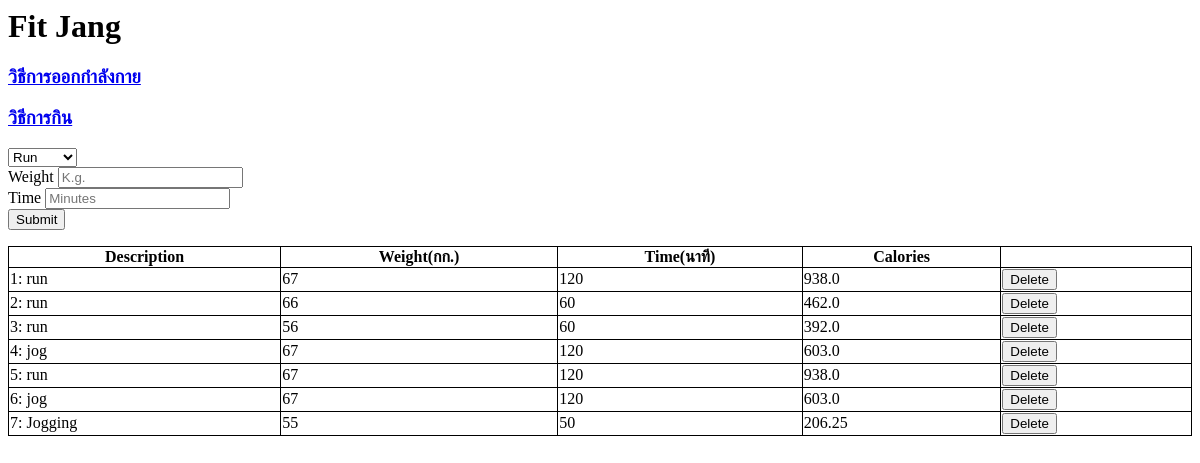
/, run on an earlier commit of the app's database.
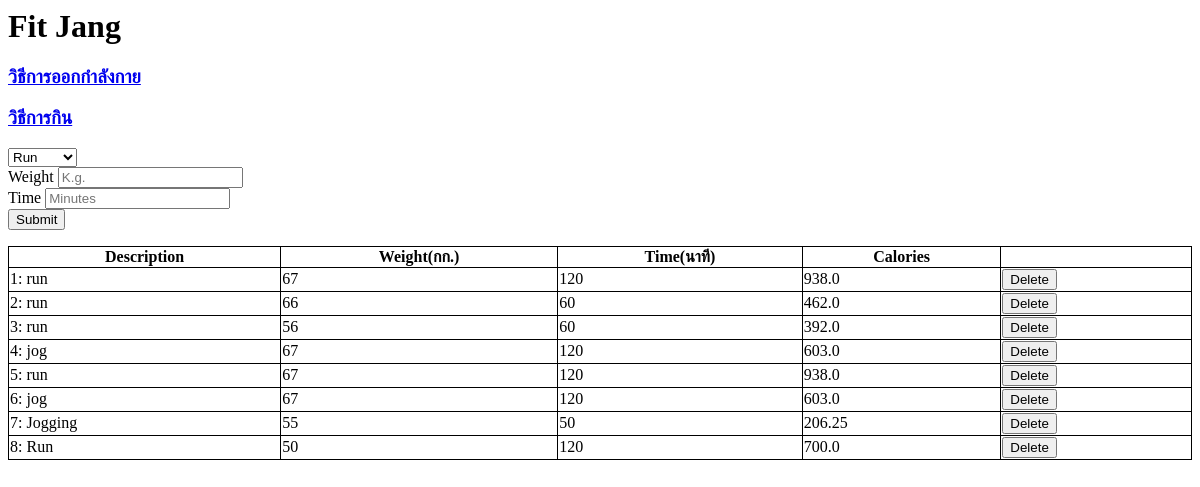
And on a later commit of the database.
### fitjang/models.py (models this page shows)
class Activity(models.Model):
    activity_text = models.TextField(default='')
    weight_data = models.PositiveIntegerField(default=0)
    amount_of_time = models.PositiveIntegerField(default=0)
    calories = models.FloatField(default=0)

### fitjang/views.py (the view)
# urls.py: path('', views.homepage, name='homepage'),
def homepage(request):
    items = Activity.objects.all()
    return render(request, 'homepage.html', {'items': items})

### fitjang/templates/homepage.html (shortened to what this page needs)
<html>
  <head>
  </head>
  <body>
    <h1>Fit Jang</h1>
    <h3><a href="/exercise">วิธีการออกกำลังกาย</a></h3>
    <h3><a href="/food">วิธีการกิน</a></h3>
    <form method="POST" action="addActivity">
    <select name="item_activity" id="id_of_select">
       <option value="Run">Run</option>
    </select>
    <br>
    Weight <input name="val_weight" id="id_weight" placeholder="K.g." />
    <br>
    Time <input name="val_time" id="id_time" placeholder="Minutes" />
    <br>
    <input id="id_sub" type="submit" value="Submit">
    </form>
    <table id="id_list_table" style="width:100%">
       <tr>
          <th>Description</th>
          <th>Weight(กก.)</th>
          <th>Time(นาที)</th>
          <th>Calories</th>
       </tr>
       {% for item in items %}
       <tr>
         <td>{{ forloop.counter }}: {{ item.activity_text }}</td>
         <td>{{item.weight_data}}</td>
         <td>{{item.amount_of_time}}</td>
         <td>{{item.calories}}</td>
         <form action="deleteActivity" method="POST">
           <td><button type="submit" name="del_id" value={{item.id}}>Delete</button></td>
         </form>
       </tr>
      {% endfor %}
    </table>
  </body>
</html>

### fitjang/templates/homepage.html (style rules this page uses)
table, th, td { border: 1px solid black; border-collapse: collapse; }

What changed in the data, as far as the page shows it:
added Activity: activity_text "Run", weight_data "50", amount_of_time "120", calories "700.0"
